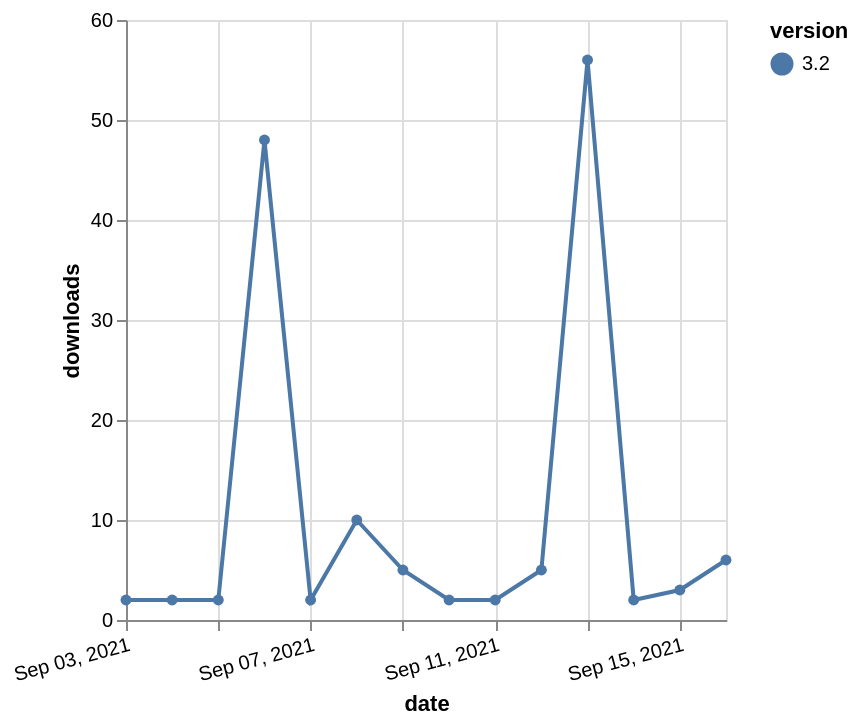

Write a Vega-Lite specification for this figure.
### Vega-Lite specification from a JSON file in a GitHub repository (floating-point values rounded to 4 significant figures)
{"$schema": "https://vega.github.io/schema/vega-lite/v5.json", "description": "A simple bar chart with embedded data.", "data": {"values": [{"date": "2021-09-03", "total": 17906, "delta": 2, "version": "3.2"}, {"date": "2021-09-04", "total": 17908, "delta": 2, "version": "3.2"}, {"date": "2021-09-05", "total": 17910, "delta": 2, "version": "3.2"}, {"date": "2021-09-06", "total": 17958, "delta": 48, "version": "3.2"}, {"date": "2021-09-07", "total": 17960, "delta": 2, "version": "3.2"}, {"date": "2021-09-08", "total": 17970, "delta": 10, "version": "3.2"}, {"date": "2021-09-09", "total": 17975, "delta": 5, "version": "3.2"}, {"date": "2021-09-10", "total": 17977, "delta": 2, "version": "3.2"}, {"date": "2021-09-11", "total": 17979, "delta": 2, "version": "3.2"}, {"date": "2021-09-12", "total": 17984, "delta": 5, "version": "3.2"}, {"date": "2021-09-13", "total": 18040, "delta": 56, "version": "3.2"}, {"date": "2021-09-14", "total": 18042, "delta": 2, "version": "3.2"}, {"date": "2021-09-15", "total": 18045, "delta": 3, "version": "3.2"}, {"date": "2021-09-16", "total": 18051, "delta": 6, "version": "3.2"}]}, "width": "container", "mark": {"type": "line", "point": {"filled": true}}, "encoding": {"x": {"field": "date", "type": "temporal", "timeUnit": "yearmonthdate", "title": "date", "axis": {"labelAngle": -15}}, "y": {"field": "delta", "type": "quantitative", "title": "downloads"}, "color": {"field": "version", "type": "nominal"}, "tooltip": {"field": "delta"}}}
